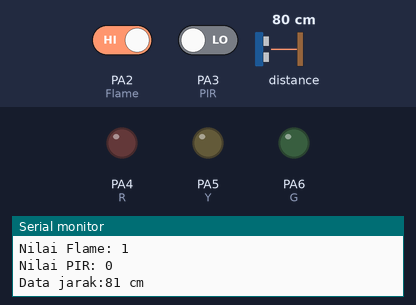
Bench run of a sketch on a simulated STM32 Blue Pill. Parts: output pins drawn as LEDs (lit = HIGH), the last lines printed to the serial monitor. Dashed ring = blinking. The test bench sets the inputs (shaded band); at power-on: PA2 (Flame) HIGH, distance to the obstacle 80 cm, PA3 (PIR) LOW. The echo pulse lasts 58.3 µs per cm.

Above: at 1.3 s.
1.4 s: PA2 (Flame) driven LOW
At 3.2 s:
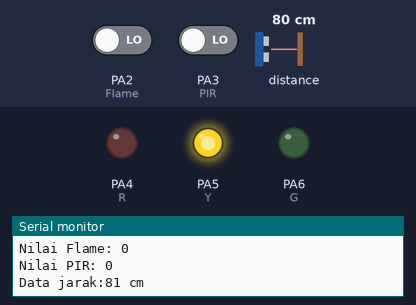
3.6 s: distance to the obstacle set to 33 cm
6.0 s: distance to the obstacle set to 29 cm
At 8.4 s:
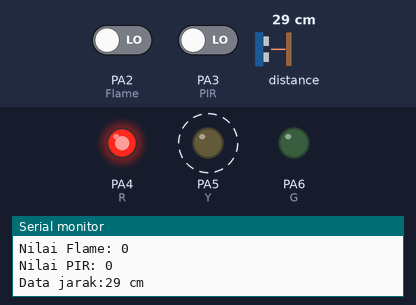
9.0 s: distance to the obstacle set to 120 cm
At 11.8 s:
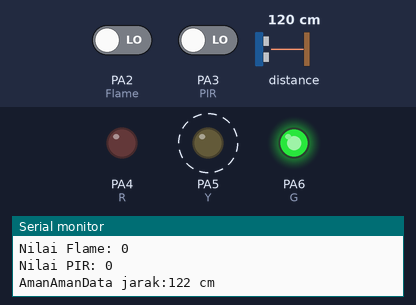
12.0 s: PA3 (PIR) driven HIGH
At 12.65 s:
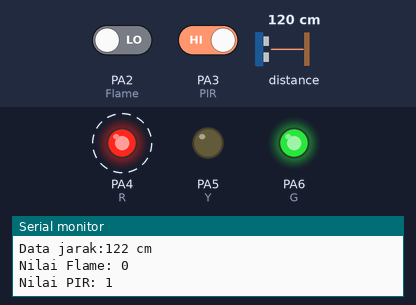
15.0 s: PA3 (PIR) driven LOW
At 16.3 s:
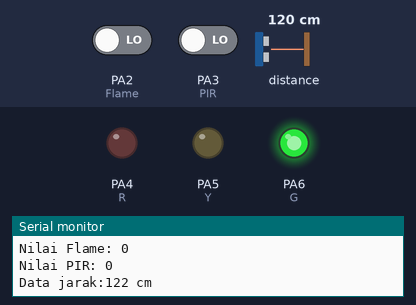
Timing chart, 0 to 19.0 s (numbered marks = the images above; inputs shaded):
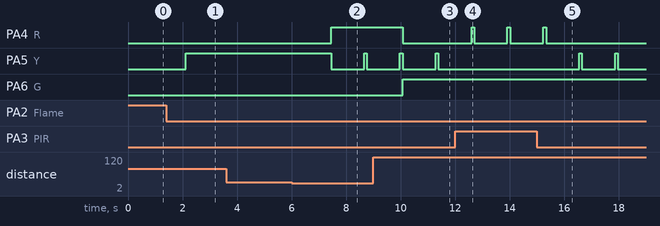

The sketch:

flame_pir_ultrasonic.ino
```cpp
#include <NewPing.h>

//Inisialisasi pembuatan variable
int Trig =PA1;
int Echo =PA0;
int batas =200; //Maksimal 400 cm

int PIR=PA3;
int Flame=PA2;

int R=PA4;
int Y=PA5;
int G=PA6;

int kunci=0;

NewPing cm(Trig,Echo,batas);

void setup() {
 //Menentukan Fungsionalitas dari PIN pada Microcontroller
 Serial.begin(115200); //baudrate yang digunakan untuk komunikasi microcontroller dengan komputer
 pinMode(Flame,INPUT);
 pinMode(PIR,INPUT);
 pinMode(Trig,INPUT);
 pinMode(Echo,INPUT);
 pinMode(R,OUTPUT);
 pinMode(Y,OUTPUT);
 pinMode(G,OUTPUT);
}
void loop() {
 //Program yang akan dijalankan berulang-ulang
 int bacaJarak=cm.ping_cm();
 int bacaFlame=digitalRead(Flame);
 int bacaPIR=digitalRead(PIR);

 //Print ke Serial Monitor ultrasonic
 Serial.print("Data jarak:");
 Serial.print(bacaJarak);
 Serial.print(" cm");
 Serial.println();
 delay(500); //Jeda waktu perulagan seama 500 mili detik

//print ke serial monitor flame
Serial.print("Nilai Flame: ");
Serial.print(bacaFlame);
Serial.println();

//print serialmonitor PIR
Serial.print("Nilai PIR: " );
Serial.print(bacaPIR);
Serial.println();

//Logika
if(bacaFlame==0 && kunci==0){
delay(100);
kunci=1;
}else if(bacaFlame==0 && kunci==1){
 delay(100);
 kunci=0;
}
if(kunci==1){
if(bacaPIR==1){
  digitalWrite(R,HIGH);
  delay(100);
  digitalWrite(R,LOW);
  Serial.print("Ada Orang");
}else if (bacaPIR==0){
  digitalWrite(Y,HIGH);
  delay(100);
  digitalWrite(Y,LOW);
  Serial.print("Aman");
 if(kunci==0){
    digitalWrite(R,LOW);
    digitalWrite(Y,LOW);
  }
}
if(kunci==1){
  if(bacaJarak<=30){
   digitalWrite(R,HIGH);
   digitalWrite(Y,LOW);
   digitalWrite(G,LOW);
   Serial.println("Bahaya");
  }else if(bacaJarak>=31 and bacaJarak<=100){
    digitalWrite(R,LOW);
    digitalWrite(Y,HIGH);
    digitalWrite(G,LOW);
    Serial.print("Hati-Hati");
  }else if(bacaJarak>=101 and bacaJarak<=200){
    digitalWrite(R,LOW);
    digitalWrite(Y,LOW);
    digitalWrite(G,HIGH);
    Serial.print("Aman");
    }
  }
  if(kunci==0){
    digitalWrite(R,LOW);
    digitalWrite(Y,LOW);
    digitalWrite(G,LOW);
    Serial.println("Tidak ada orang");
}
}
}
```

Measured:
- the behaviour switches between 31 and 30 cm on distance to the obstacle (found by bisection; images 1 and 2)
- after the input at 1.4 s, PA5 (Y): LOW → HIGH after 0.72 s
- after the input at 6.0 s, PA4 (R): LOW → HIGH after 1.5 s; PA5 (Y): HIGH → LOW after 1.5 s, → HIGH 1.2 s later, → LOW 0.10 s later
- after the input at 9.0 s, PA4 (R): HIGH → LOW after 1.1 s; PA6 (G): LOW → HIGH after 1.1 s
- after the input at 12.0 s, PA4 (R): alternates HIGH for 0.10 s and LOW for 1.2 s, starting after 0.60 s; PA5 (Y): stops changing and stays LOW
- after the input at 15.0 s, PA4 (R): goes on until 15.3 s, then stays LOW; PA5 (Y): alternates HIGH for 0.10 s and LOW for 1.2 s, starting after 1.5 s
